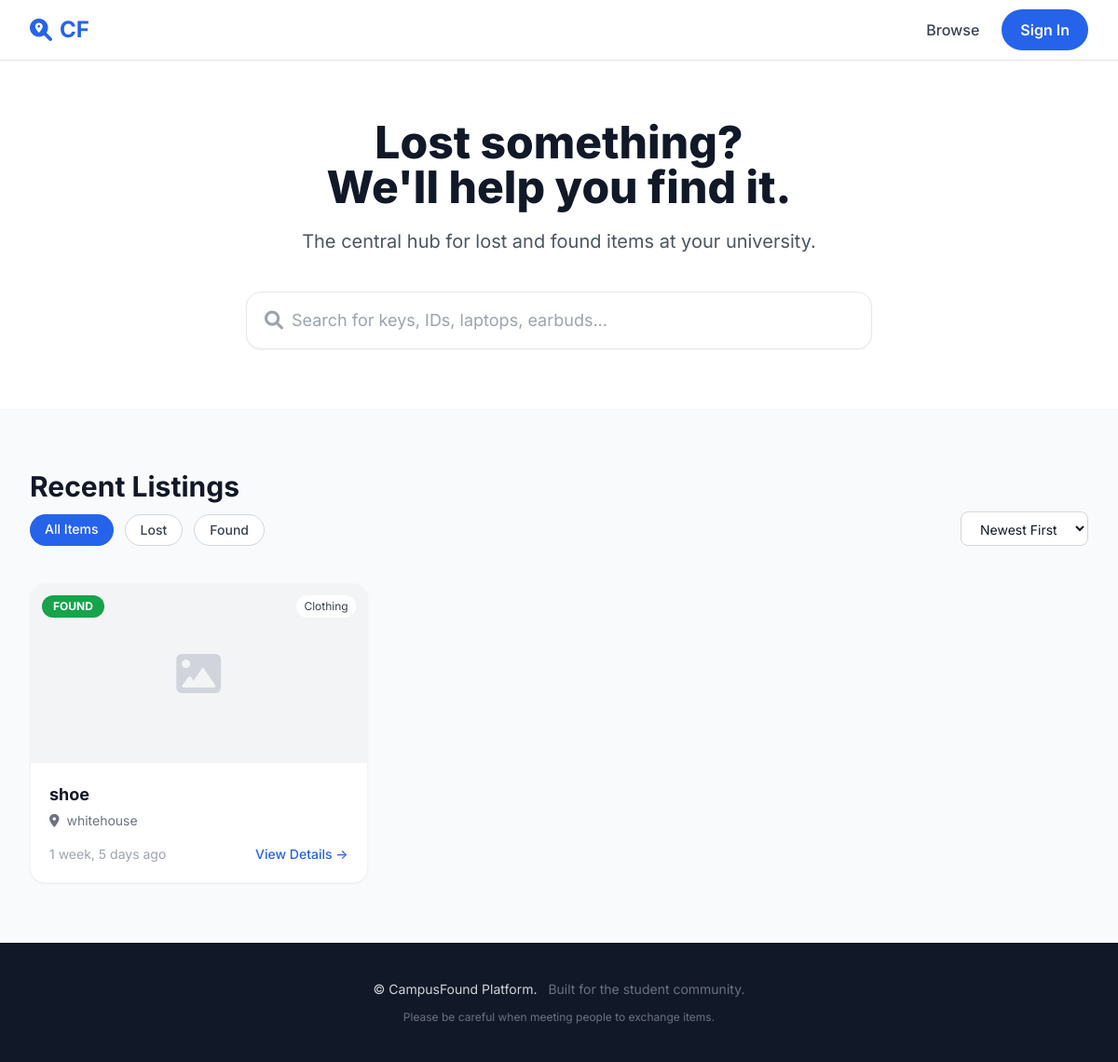
Before: / with the older database file.
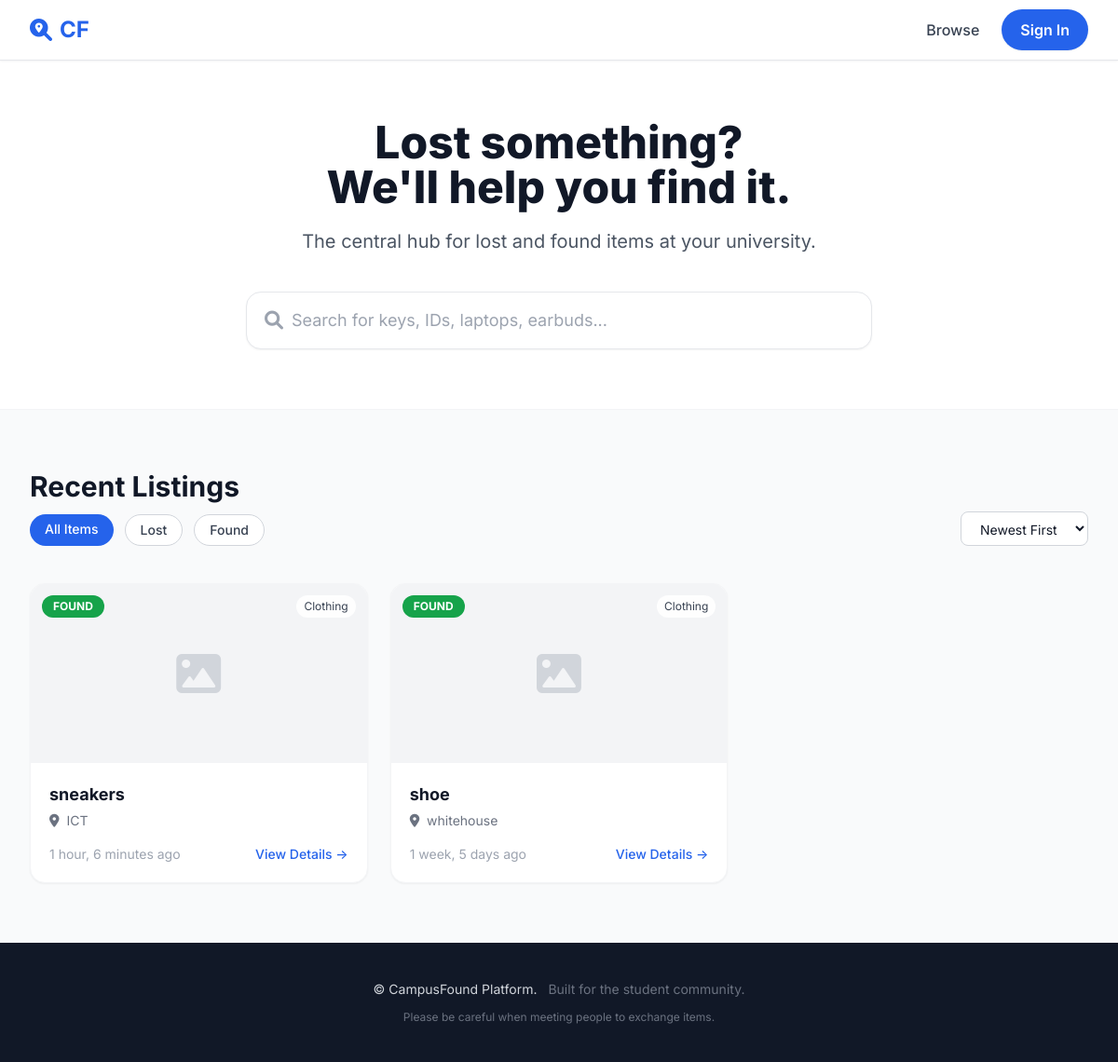
After: the same page with the newer database file.
### items/models.py (models this page shows, shortened)
class Item(models.Model):
    TYPE_CHOICES = (
        ('found', 'Found'),
        ('lost', 'Lost'),
    )
    CATEGORY_CHOICES = (
        ('Electronics', 'Electronics'),
        ('Keys', 'Keys'),
        ('Books', 'Books'),
        ('Clothing', 'Clothing'),
        ('ID/Cards', 'ID/Cards'),
        ('Bags', 'Bags'),
        ('Other', 'Other'),
    )
    CONTACT_PREFERENCE_CHOICES = (
        ('email', 'Email'),
        ('phone', 'Phone'),
        ('chat', 'In-App Chat'),
    )
    STATUS_CHOICES = (
        ('active', 'Active'),
        ('claimed', 'Claimed'),
        ('returned', 'Returned'),
    )
    poster = models.ForeignKey(User, on_delete=models.CASCADE, related_name='items')
    item_type = models.CharField(max_length=10, choices=TYPE_CHOICES)
    title = models.CharField(max_length=200)
    category = models.CharField(
        max_length=50,
        choices=CATEGORY_CHOICES,
        blank=True,
        null=True,
        help_text="Select a category"
    )
    location = models.CharField(
        max_length=200,
        blank=True,
        help_text="Type the location (e.g. Main Library, Science Cafe...)"
    )
    photo = CloudinaryField(
        'image',
        blank=True,
        null=True,
        resource_type='image',
        folder='campusfound/items',
        help_text="Upload photo of the item"
    )
    description = models.TextField(blank=True)
    created_at = models.DateTimeField(auto_now_add=True)
    date_lost = models.DateField(
        blank=True,
        null=True,
        help_text="When did you lose this item?"
    )
    reward_offered = models.CharField(
        max_length=200,
        blank=True,
        help_text="Optional: e.g. '$20 reward' or 'Coffee on me!'"
    )
    contact_preference = models.CharField(
        max_length=20,
        choices=CONTACT_PREFERENCE_CHOICES,
        default='chat',
        blank=True
    )
    verification_question = models.TextField(
        blank=True,
        help_text="Ask a question only the owner would know"
    )
    contact_info = models.CharField(
        max_length=200,
        blank=True,
        help_text="Optional: your email or WhatsApp number (e.g. whatsapp:+2348012345678)"
    )
    status = models.CharField(
        max_length=20,
        choices=STATUS_CHOICES,
        default='active'
    )
    claimed_by = models.ForeignKey(
        User,
        on_delete=models.SET_NULL,
        null=True,
        blank=True,
        related_name='claimed_items',
        help_text="User who claimed this item"
    )
    class Meta:
        ordering = ['-created_at']

### items/views.py (the view, shortened to what this page needs)
# urls.py: path('', views.home, name='home'),
def home(request):
    item_type = request.GET.get('type', 'all')
    search_query = request.GET.get('q', '')
    sort_by = request.GET.get('sort', 'newest')
    items = Item.objects.all()
    if item_type in ['lost', 'found']:
        items = items.filter(item_type=item_type)
    if sort_by == 'oldest':
        items = items.order_by('created_at')
    else:
        items = items.order_by('-created_at')
    return render(request, 'home.html', {
        'title': 'CampusFound | Lost & Found for Students',
        'items': items,
        'current_filter': item_type,
        'search_query': search_query,
        'current_sort': sort_by,
    })

### chats/context_processors.py (called while the page is built, shortened)
def unread_messages(request):
    return {'unread_messages_count': 0}

### templates/home.html (shortened to what the changed rows need)
{% extends 'base.html' %}
{% block content %}
    <header class="bg-white py-16 border-b border-gray-100">
        <div class="max-w-7xl mx-auto px-4 sm:px-6 lg:px-8 text-center">
            <h1 class="text-4xl sm:text-5xl font-extrabold text-gray-900 leading-tight">
                Lost something?<br>We'll help you find it.
            </h1>
        </div>
    </header>
    <section class="max-w-7xl mx-auto px-4 sm:px-6 lg:px-8 py-16">
        <div class="flex flex-col sm:flex-row sm:items-end justify-between mb-10">
            <div>
                <h2 class="text-2xl sm:text-3xl font-bold text-gray-900">Recent Listings</h2>
            </div>
        </div>
        {% if items %}
            <div class="grid grid-cols-1 sm:grid-cols-2 lg:grid-cols-3 xl:grid-cols-4 gap-6">
                {% for item in items %}
                    <a href="{% url 'items:item_detail' item.id %}" class="bg-white rounded-2xl overflow-hidden shadow-sm hover:shadow-md transition border border-gray-100 block">
                        <div class="h-48 bg-gray-100 relative">
                            {% if item.photo %}
                                <img src="{{ item.photo.url }}"
                                     alt="{{ item.title }}"
                                     class="w-full h-full object-cover">
                            {% else %}
                                <div class="w-full h-full flex items-center justify-center">
                                    <i class="fa-solid fa-image text-gray-300 text-5xl"></i>
                                </div>
                            {% endif %}
                            {% if item.item_type == 'lost' %}
                                <span class="absolute top-3 left-3 bg-red-500 text-white text-xs font-bold px-3 py-1 rounded-full">LOST</span>
                            {% else %}
                                <span class="absolute top-3 left-3 bg-green-600 text-white text-xs font-bold px-3 py-1 rounded-full">FOUND</span>
                            {% endif %}
                            {% if item.category %}
                                <span class="absolute top-3 right-3 bg-white/90 text-gray-700 text-xs px-2 py-1 rounded-full">
                                    {{ item.category }}
                                </span>
                            {% endif %}
                        </div>
                        <div class="p-5">
                            <h3 class="font-bold text-lg line-clamp-1">{{ item.title }}</h3>
                            <p class="text-sm text-gray-500 mt-1">
                                <i class="fa-solid fa-location-dot mr-1"></i>
                                {{ item.location|default:"Location not specified" }}
                            </p>
                            <div class="mt-4 flex justify-between items-center text-sm">
                                <span class="text-gray-400">{{ item.created_at|timesince }} ago</span>
                                <span class="text-blue-600 font-medium hover:underline">View Details →</span>
                            </div>
                        </div>
                    </a>
                {% endfor %}
            </div>
        {% endif %}
    </section>
{% endblock %}

Changed rows visible on the page:
added Item: item_type "FOUND", category "Clothing", title "sneakers", location "ICT", created_at "1 hour, 6 minutes"
